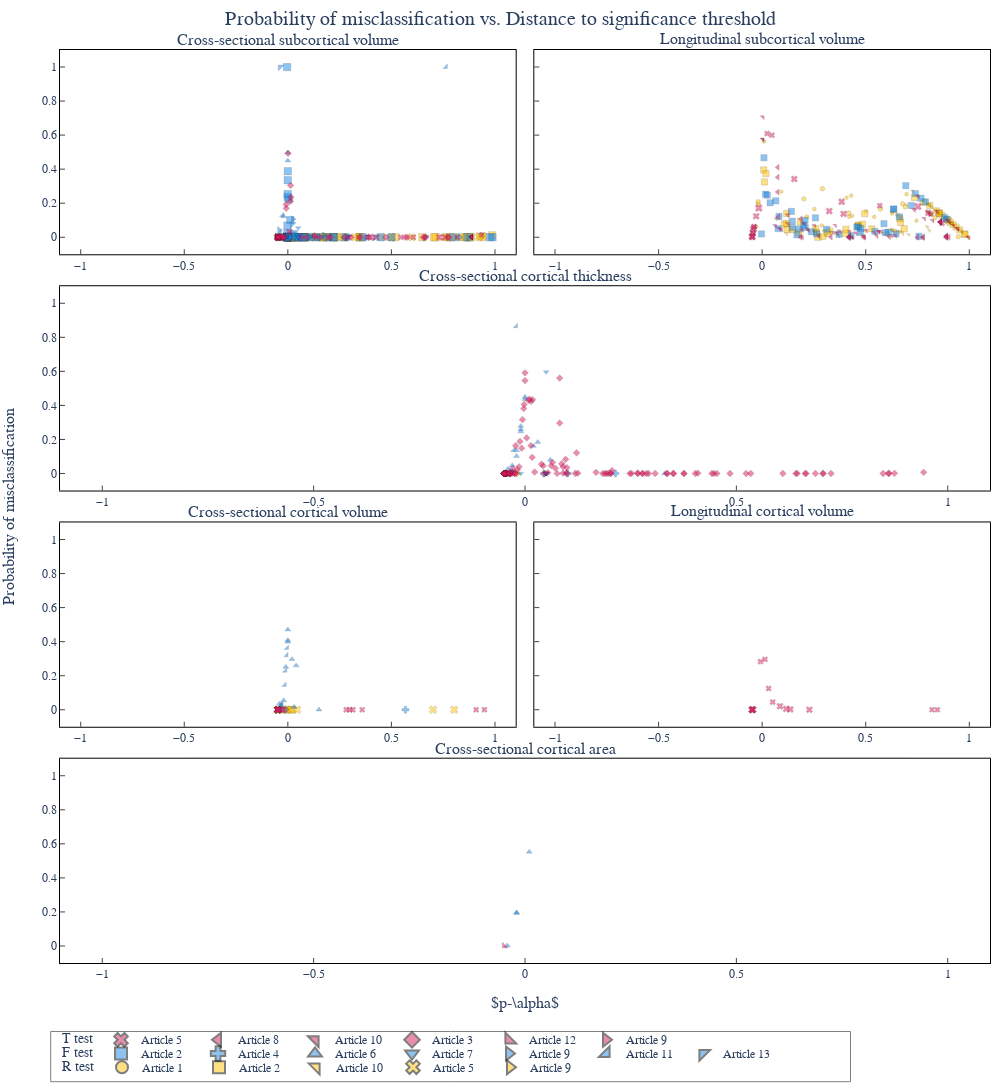

The cell this chart's notebook holds for it:
### Code cell
import plotly.graph_objects as go
from plotly.subplots import make_subplots
from plotly.validator_cache import ValidatorCache

# --- 0) PREP ---
df_ = df.copy()
df_.loc[df_["metric"] == "volume", "metric"] = "cortical volume"

# Ensure stable ordering
metrics = list(df_["metric"].dropna().unique())
studies = list(df_["study"].dropna().unique())

# Optional: enforce a preferred order if you have one
# metrics = ["cortical thickness", "cortical volume", "cortical area", ...]
# studies = ["cross-sectional", "longitudinal"]

# Symbols for papers (same approach as code 2)
SymbolValidator = ValidatorCache.get_validator("scatter.marker", "symbol")
raw_symbols = SymbolValidator.values[2::3][::4]
papers = list(df_["paper"].dropna().unique())
paper_map = {v: f"Article {k}" for k, v in enumerate(df["paper"].unique(), start=1)}
markermap = {p: raw_symbols[i % len(raw_symbols)] for i, p in enumerate(papers)}

# Map each (study, metric) to a subplot position (row/col)
position_map = {
    ("cross-sectional", "subcortical volume"): dict(row=1, col=1),
    ("longitudinal", "subcortical volume"): dict(row=1, col=2),
    ("cross-sectional", "cortical thickness"): dict(row=2, col=1),
    ("cross-sectional", "cortical volume"): dict(row=3, col=1),
    ("longitudinal", "cortical volume"): dict(row=3, col=2),
    ("cross-sectional", "cortical area"): dict(row=4, col=1),
}

# Subplot titles, ordered by row then col (like code 2)
subplot_titles = list(
    map(
        lambda x: (x[0][0] + " " + x[0][1]).capitalize(),
        sorted(position_map.items(), key=lambda x: (x[1]["row"], x[1]["col"])),
    )
)
max_size = df_["sample_size"].max()

fig = make_subplots(
    rows=len(metrics),
    cols=len(studies),
    horizontal_spacing=0.02,
    vertical_spacing=0.035,
    subplot_titles=subplot_titles,
    x_title=r"$p-\alpha$",
    y_title="Probability of misclassification",
    shared_yaxes=True,
    shared_xaxes=True,
    specs=[[{}, {}], [{"colspan": 2}, None], [{}, {}], [{"colspan": 2}, None]],
)

cmin = float(df_["proba_non_significant"].min())
cmax = float(df_["proba_non_significant"].max())

# Show each paper only once in legend
in_legend = set()

colormap = {}
# Colorblind palette https://davidmathlogic.com/colorblind/#%23D81B60-%231E88E5-%23FFC107-%23004D40
colormap["T"] = "#D81B60"
colormap["F"] = "#1E88E5"
colormap["R"] = "#FFC107"
markermap = dict(zip(df["paper"].unique(), raw_symbols))

for test in df_["test"].unique():
    if test == "T":
        legend = "legend"
    elif test == "F":
        legend = "legend2"
    elif test == "R":
        legend = "legend3"

    for metric in metrics:
        for study in studies:
            sub = df_[
                (df_["metric"] == metric)
                & (df_["study"] == study)
                & (df_["test"] == test)
            ]
            if sub.empty:
                continue

            for paper in sub["paper"].unique():
                sub_p = sub[sub["paper"] == paper]

                legend_name = paper_map[paper]
                legendkey = paper + " " + test
                showlegend = legendkey not in in_legend
                in_legend.add(legendkey)

                fig.add_trace(
                    go.Scatter(
                        x=sub_p["dist"],
                        y=sub_p["proba_misclassification"],
                        mode="markers",
                        legend=legend,
                        name=legend_name,
                        showlegend=showlegend,
                        marker=dict(
                            # size=6,
                            opacity=0.5,
                            symbol=markermap.get(paper, "circle"),
                            size=np.log10(sub_p["sample_size"]) * 3,
                            color=colormap[test],
                            coloraxis="coloraxis",  # shared continuous colorbar
                            line=dict(width=0),
                        ),
                        customdata=sub_p[
                            [
                                "region",
                                "metric",
                                "paper",
                                "p_value",
                                "alpha",
                                "dist",
                                "test",
                            ]
                        ].to_numpy(),
                        hovertemplate=(
                            "x (P false positive)=%{x}<br>"
                            "y=%{y}<br>"
                            "region=%{customdata[0]}<br>"
                            "metric=%{customdata[1]}<br>"
                            "paper=%{customdata[2]}<br>"
                            "p=%{customdata[3]}<br>"
                            "alpha=%{customdata[4]}<br>"
                            "dist=%{customdata[5]}<extra></extra>"
                            "test=%{customdata[6]}<extra></extra>"
                        ),
                    ),
                    **position_map[(study, metric)],
                )


opacity = 0.5
yrange = None
font_size = 14

fig.update_traces(marker=dict(opacity=opacity, line=dict(width=0.25, color="black")))

fig.update_layout(
    title_text="Probability of misclassification vs. Distance to significance threshold",
    title_x=0.5,
    height=1400,
    width=1000,
    font=dict(family="Helvetica", size=font_size),
    plot_bgcolor="white",
    paper_bgcolor="white",
    showlegend=True,
    margin=dict(l=60, r=10, t=50, b=60),
)

fig.update_xaxes(
    # range=[-0.05, 1.05],
    range=[-1.1, 1.1],
    tickfont=dict(size=12),
    showline=True,
    linewidth=1,
    linecolor="black",
    mirror=True,
    ticks="inside",
)

fig.update_yaxes(
    # type="log",
    # exponentformat="power",
    # range=[-4.1, 0.1],
    range=[-0.1, 1.1],
    tickfont=dict(size=12),
    showline=True,
    linewidth=1,
    linecolor="black",
    mirror=True,
    ticks="inside",
)


# Force x-ticks on the first row specifically
fig.update_xaxes(showticklabels=True, row=1)


legend_font_size = 12
y_legend = -0.1
y_legend_space = -0.015

fig.update_layout(
    legend=dict(
        font=dict(size=legend_font_size),
        orientation="h",
        yanchor="bottom",
        y=y_legend,
        xanchor="left",
        x=0,
        title="T test",
        tracegroupgap=10,
        bordercolor="black",
        borderwidth=0,
        entrywidth=52,
        itemsizing="constant",
        entrywidthmode="pixels",
        bgcolor="rgba(0,0,0,0)",
    ),
    legend2=dict(
        font=dict(size=legend_font_size),
        orientation="h",
        yanchor="bottom",
        y=y_legend + y_legend_space,
        xanchor="left",
        x=0,
        title="F test",
        tracegroupgap=10,
        bordercolor="black",
        borderwidth=0,
        entrywidth=52,
        itemsizing="constant",
        entrywidthmode="pixels",
        bgcolor="rgba(0,0,0,0)",
    ),
    legend3=dict(
        font=dict(size=legend_font_size),
        orientation="h",
        yanchor="bottom",
        y=y_legend + y_legend_space * 2,
        xanchor="left",
        x=0,
        title="R test",
        tracegroupgap=10,
        bordercolor="black",
        borderwidth=0,
        itemsizing="constant",
        entrywidth=52,
        entrywidthmode="pixels",
        bgcolor="rgba(0,0,0,0)",
    ),
)

# Add rectangle to gather legend
fig.add_shape(
    type="rect",
    x0=-0.01,
    y0=-0.075,
    x1=0.85,
    y1=-0.13,
    fillcolor="rgba(0,0,0,0)",
    line=dict(color="black", width=1),
    xref="paper",
    yref="paper",
    opacity=0.5,
)

fig
